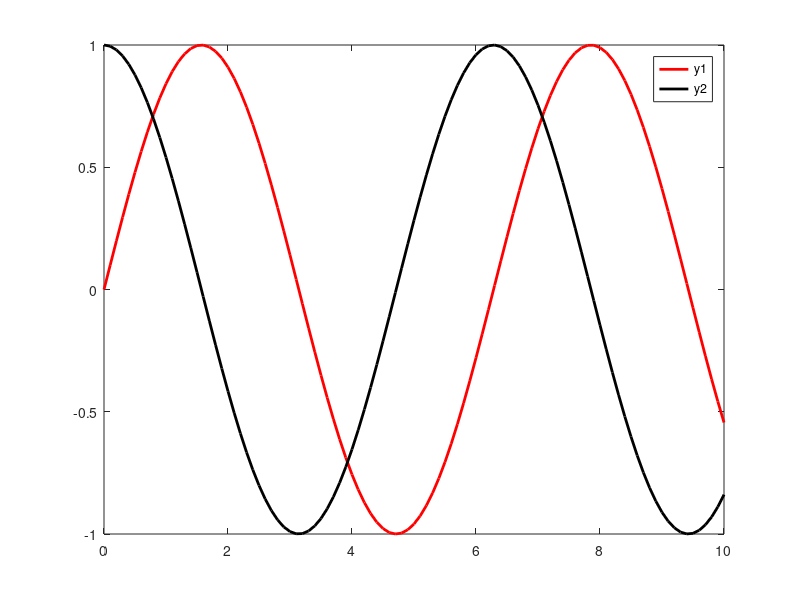

The MATLAB source for this figure: (Note: this script raises an error after producing the figure.)
function exercise2()
x=0:0.1:10;
[y1,y2]=My_function(x);
plot_vectors(x,y1,y2)


function [y1,y2] = My_function(x)
y1=sin(x);
y2=cos(x);

function plot_vectors(x,y1,y2)
figure;
plot(x,y1,'r', 'LineWidth',2);hold on
plot(x,y2,'k', 'LineWidth',2);hold on

A=legend('y1','y2');
A.FontSize=14;
title(strcat('The excercice : ',num2str(2)));
xlabel('x')
set(gca,'fontsize',16)


